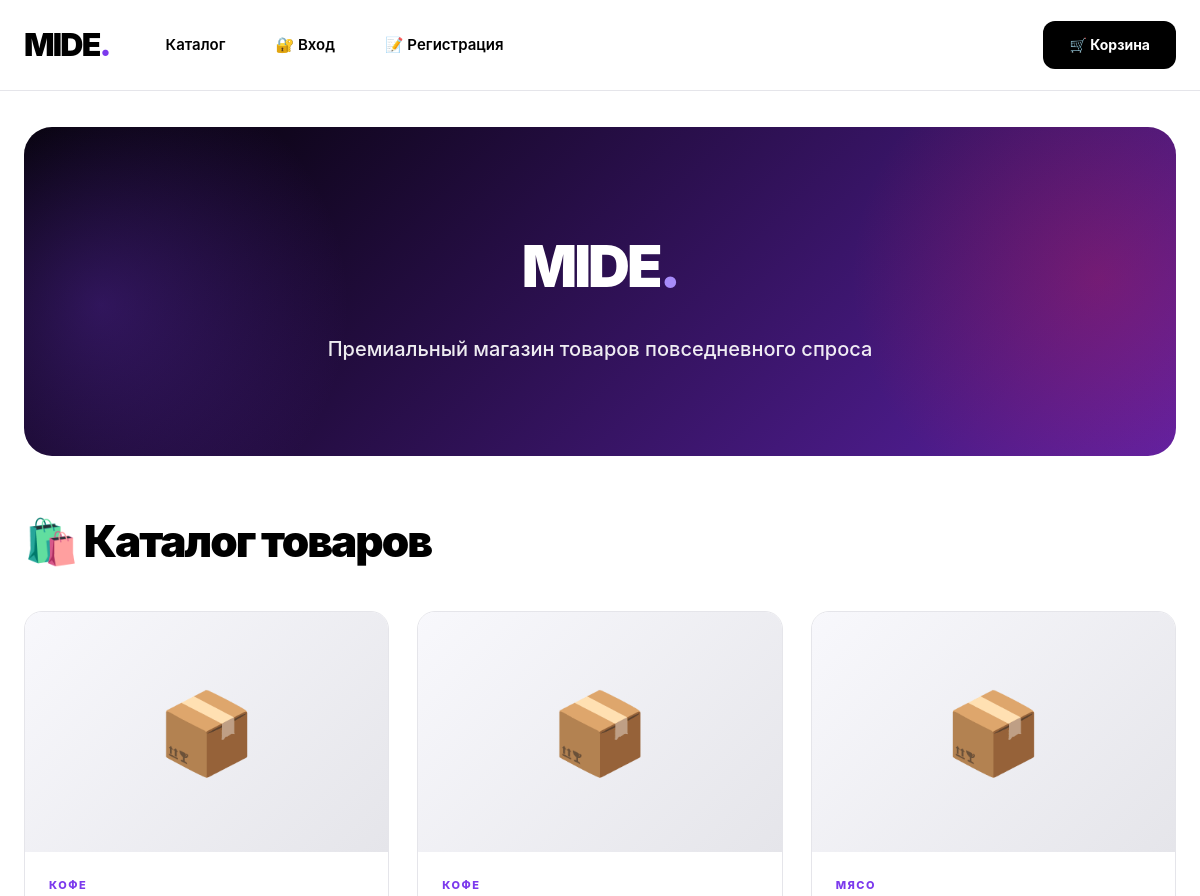
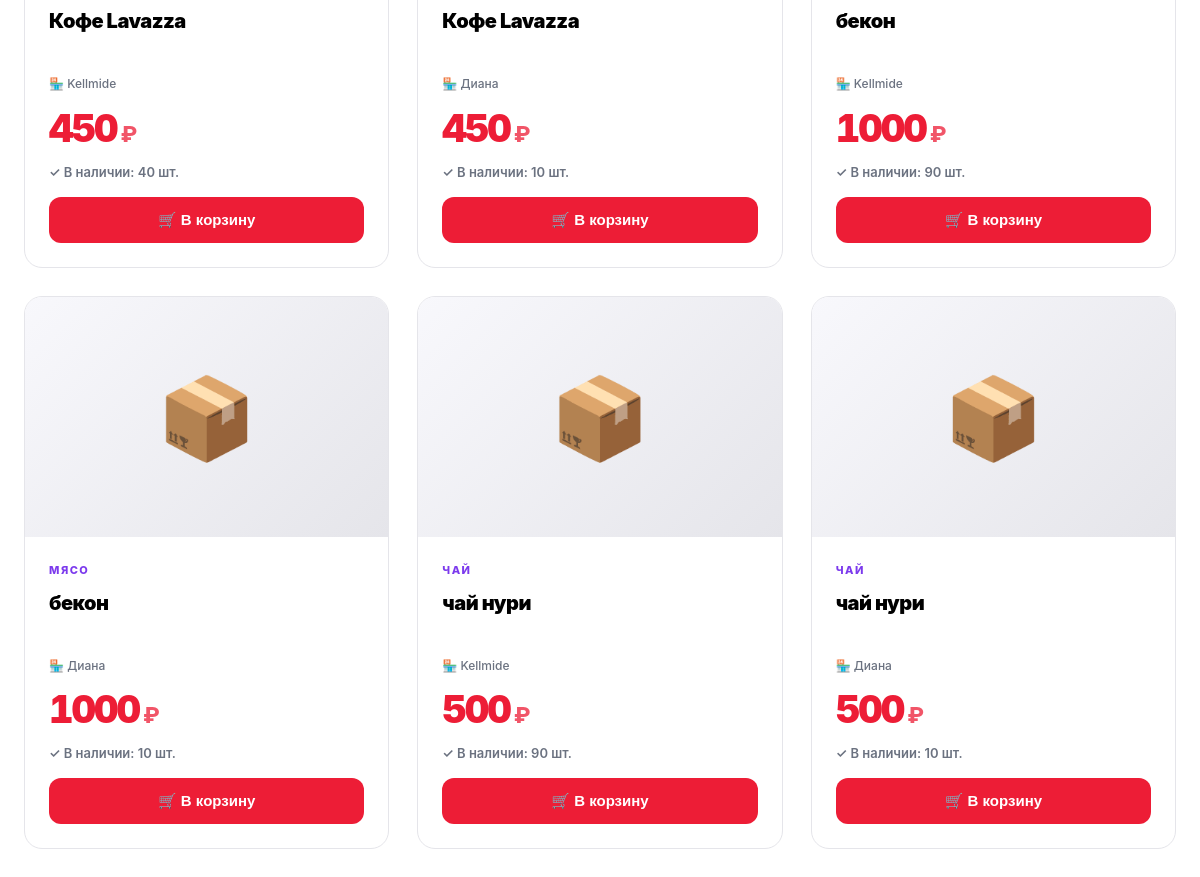
Page /shop on the committed database (2 pictures, top to bottom).
### tables this page shows
CREATE TABLE products (
                id INTEGER PRIMARY KEY AUTOINCREMENT,
                owner_id INTEGER NOT NULL,
                name TEXT NOT NULL,
                category TEXT,
                quantity INTEGER DEFAULT 0,
                price REAL DEFAULT 0.0,
                min_stock INTEGER DEFAULT 5,
                created_at TEXT,
                updated_at TEXT);

CREATE TABLE users (
                id INTEGER PRIMARY KEY AUTOINCREMENT,
                username TEXT UNIQUE NOT NULL,
                password_hash TEXT NOT NULL,
                full_name TEXT,
                role TEXT NOT NULL DEFAULT 'seller',
                created_at TEXT, parent_id INTEGER, commission_rate REAL DEFAULT 0.0, telegram_id INTEGER, telegram_code TEXT, is_active INTEGER DEFAULT 1);

### web_app.py (the view)
@app.route("/shop")
def shop_catalog():
    products = db.get_all_products()
    return render_template("shop/catalog.html", products=products)

### database.py (called while the page is built)
    @contextmanager
    def connect(self):
        conn = sqlite3.connect(self.db_name)
        conn.row_factory = sqlite3.Row
        try:
            yield conn
            conn.commit()
        finally:
            conn.close()

    def get_all_products(self):
        with self.connect() as conn:
            rows = conn.execute("""SELECT p.*, u.full_name as seller_name,
                                          u.username as seller_username
                                   FROM products p
                                   JOIN users u ON p.owner_id = u.id
                                   WHERE p.quantity > 0
                                   ORDER BY p.name""").fetchall()
            return [dict(r) for r in rows]

### web_app.py (called while the page is built)
@app.before_request
def load_user():
    g.user = None
    g.customer = None
    if "user" in session:
        g.user = db.get_user(session["user"])
    if "customer_id" in session:
        g.customer = db.get_customer_by_id(session["customer_id"])

@app.context_processor
def inject_globals():
    return {
        "user": g.user,
        "customer": getattr(g, "customer", None),
    }

### templates/shop/catalog.html (shortened to what this page needs)
{% extends "shop/base.html" %}{% block content %}
<div class="hero">
  <h2>MIDE<span style="color:var(--purple-light)">.</span></h2>
  <p>Премиальный магазин товаров повседневного спроса</p>
</div>
<h1>🛍️ Каталог товаров</h1>
<div class="grid">
{% for p in products %}
  <div class="product">
    <div class="product-img">
      {% if p.main_image %}
        <img src="/static/uploads/{{ p.main_image }}" alt="{{ p.name }}">
      {% else %}
        📦
      {% endif %}
    </div>
    <div class="product-body">
      <div class="product-meta">{{ p.category or 'Категория' }}</div>
      <div class="product-title">{{ p.name }}</div>
      <div class="product-seller">🏪 {{ p.seller_name or p.seller_username }}</div>
      <div class="product-price">
        <span class="amount">{{ "%.0f"|format(p.price) }}</span>
        <span class="currency">₽</span>
      </div>
      <div class="product-stock{% if p.quantity < 10 %} product-stock-low{% endif %}">
        {% if p.quantity > 0 %}✓ В наличии: {{ p.quantity }} шт.{% else %}✗ Нет в наличии{% endif %}
      </div>
      {% if p.quantity > 0 %}
      <form method="post" action="/shop/cart/add/{{ p.id }}">
        <button class="btn btn-red" type="submit" style="width:100%">🛒 В корзину</button>
      </form>
      {% else %}
      <button class="btn" disabled style="width:100%;opacity:.4;cursor:not-allowed">Нет в наличии</button>
      {% endif %}
    </div>
  </div>
{% else %}
  <div class="empty-state" style="grid-column:1/-1">
    <div class="icon">📦</div>
    <h3>Товаров пока нет</h3>
    <p>Заходите позже — мы пополняем ассортимент</p>
  </div>
{% endfor %}
</div>
{% endblock %}

### templates/shop/base.html (shortened to what this page needs)
<!DOCTYPE html>
<html lang="ru">
<head>
</head>
<body>
<nav>
  <div class="nav-inner">
    <a href="/shop" class="logo">MIDE<span class="logo-dot">.</span></a>
    <a href="/shop" class="nav-link">Каталог</a>
    {% if customer %}
    <a href="/shop/missions" class="nav-link">Миссии</a>
    <a href="/shop/my-orders" class="nav-link">Заказы</a>
    <a href="/shop/bonus" class="nav-link">Бонус</a>
    <a href="/shop/profile" class="nav-link">👤 Профиль</a>
    <a href="/shop/logout" class="nav-link">Выйти</a>
    {% else %}
    <a href="/shop/login" class="nav-link">🔐 Вход</a>
    <a href="/shop/register" class="nav-link">📝 Регистрация</a>
    {% endif %}
    <a href="/shop/cart" class="cart-btn">🛒 Корзина</a>
  </div>
</nav>
<div class="container">
  {% block content %}{% endblock %}
</div>
</body>
</html>

### templates/shop/base.html (style rules this page uses)
:root { --black:#000;--white:#fff;--purple:#7c3aed;--purple-dark:#5b21a6; --purple-light:#a78bfa;--red:#ed1d36;--red-dark:#b91c1c; --gray:#f8f8fc;--gray-mid:#e5e5ea;--gray-text:#6b7280; --radius:18px;--radius-sm:12px; --shadow-md:0 4px 16px rgba(0,0,0,.08); --shadow-lg:0 12px 32px rgba(124,58,237,.15); --shadow-xl:0 24px 60px rgba(124,58,237,.25); }
* { margin:0;padding:0;box-sizing:border-box }
html { scroll-behavior:smooth }
body { font-family:-apple-system,'Segoe UI',Roboto,sans-serif;background:var(--white);color:var(--black);line-height:1.7;-webkit-font-smoothing:antialiased }
nav { background:rgba(255,255,255,.95);backdrop-filter:blur(14px);border-bottom:1px solid var(--gray-mid);position:sticky;top:0;z-index:100 }
.nav-inner { max-width:1200px;margin:0 auto;display:flex;align-items:center;gap:10px;padding:18px 24px }
.logo { font-size:32px;font-weight:900;color:var(--black);text-decoration:none;letter-spacing:-1.8px;margin-right:26px;transition:transform .3s }
.logo-dot { color:var(--purple);transition:color .3s }
nav a.nav-link { color:var(--black);text-decoration:none;padding:12px 20px;border-radius:var(--radius-sm);font-size:15px;font-weight:600;transition:all .3s }
.cart-btn { margin-left:auto;background:var(--black);color:var(--white);padding:12px 26px;border-radius:var(--radius-sm);text-decoration:none;font-weight:700;font-size:14px;transition:all .3s;display:flex;align-items:center;gap:8px }
.container { max-width:1200px;margin:0 auto;padding:36px 24px }
h1 { font-size:44px;font-weight:900;letter-spacing:-2px;margin-bottom:32px;color:var(--black) }
h2 { font-size:32px;font-weight:900;letter-spacing:-1px;margin-bottom:16px }
.btn { display:inline-flex;align-items:center;justify-content:center;gap:8px;padding:14px 30px;background:var(--purple);color:var(--white);border:none;border-radius:var(--radius-sm);font-size:15px;font-weight:700;cursor:pointer;text-decoration:none;transition:all .3s;position:relative;overflow:hidden }
.btn::before { content:'';position:absolute;top:0;left:-100%;width:100%;height:100%;background:linear-gradient(90deg,transparent,rgba(255,255,255,.3),transparent);transition:left .6s }
.btn-red { background:var(--red) }
.grid { display:grid;grid-template-columns:repeat(auto-fill,minmax(280px,1fr));gap:28px }
.product { background:var(--white);border:1px solid var(--gray-mid);border-radius:var(--radius);overflow:hidden;transition:all .5s;display:flex;flex-direction:column }
.product-img { width:100%;height:240px;background:linear-gradient(135deg,var(--gray),var(--gray-mid));display:flex;align-items:center;justify-content:center;font-size:80px;color:var(--gray-text);overflow:hidden }
.product-body { padding:24px;flex:1;display:flex;flex-direction:column }
.product-meta { font-size:11px;color:var(--purple);font-weight:800;text-transform:uppercase;letter-spacing:1.5px;margin-bottom:10px }
.product-title { font-size:20px;font-weight:900;line-height:1.3;letter-spacing:-.5px;margin-bottom:14px;color:var(--black);min-height:52px }
.product-seller { font-size:12px;color:var(--gray-text);font-weight:500;padding-bottom:14px;margin:0 }
.product-price { display:flex;align-items:baseline;gap:4px;padding:0;margin:0 0 14px 0;font-size:38px;font-weight:900;line-height:1;letter-spacing:-2px }
.product-price .amount { color:var(--red);font-variant-numeric:tabular-nums }
.product-price .currency { font-size:22px;color:var(--red);font-weight:800;opacity:.75 }
.product-stock { font-size:13px;color:var(--gray-text);font-weight:600;margin-bottom:14px }
.hero { background:linear-gradient(135deg,var(--black) 0%,var(--purple-dark) 100%);color:var(--white);padding:90px 40px;border-radius:28px;margin-bottom:48px;text-align:center;position:relative;overflow:hidden;animation:fadeIn .8s }
.hero::before { content:'';position:absolute;top:-30%;right:-15%;width:500px;height:500px;background:radial-gradient(circle,rgba(237,29,54,.25) 0%,transparent 70%);animation:float 8s infinite ease-in-out }
.hero::after { content:'';position:absolute;bottom:-30%;left:-15%;width:500px;height:500px;background:radial-gradient(circle,rgba(124,58,237,.3) 0%,transparent 70%);animation:float 10s infinite ease-in-out reverse }
.hero h2 { font-size:58px;font-weight:900;letter-spacing:-3px;margin-bottom:16px;position:relative;z-index:1 }
.hero p { font-size:20px;opacity:.92;position:relative;z-index:1;font-weight:500 }

### rows in the picture
products: category "КОФЕ", name "Кофе Lavazza", full_name "Kellmide", price "450", quantity "40"
products: category "КОФЕ", name "Кофе Lavazza", full_name "Диана", price "450", quantity "10"
products: category "МЯСО", name "бекон", full_name "Kellmide", price "1000", quantity "90"
products: category "МЯСО", name "бекон", full_name "Диана", price "1000", quantity "10"
products: category "ЧАЙ", name "чай нури", full_name "Kellmide", price "500", quantity "90"
products: category "ЧАЙ", name "чай нури", full_name "Диана", price "500", quantity "10"
